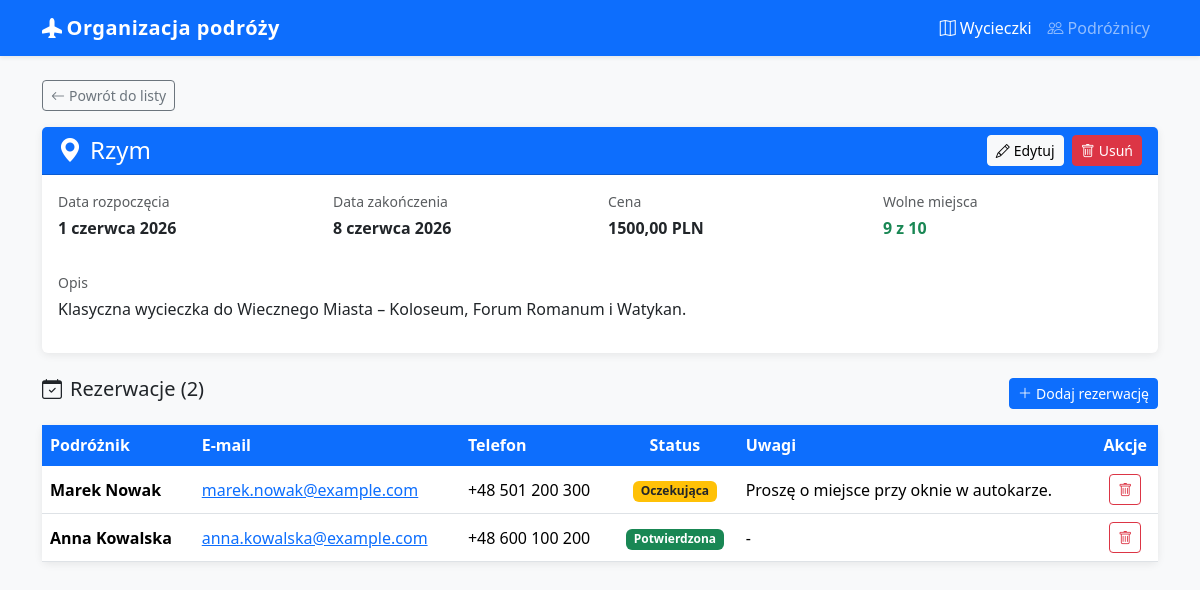
The app's page /trips/1/ with its own data.
### travels/models.py (models this page shows, shortened)
class Trip(models.Model):
    destination = models.CharField('cel podróży', max_length=200)
    description = models.TextField('opis', blank=True)
    start_date = models.DateField('data rozpoczęcia')
    end_date = models.DateField('data zakończenia')
    price = models.DecimalField(
        'cena (PLN)',
        max_digits=8,
        decimal_places=2,
        validators=[MinValueValidator(0)],
    )
    max_participants = models.PositiveIntegerField('maks. uczestników', default=10)
    class Meta:
        ordering = ['start_date']
        verbose_name = 'wycieczka'
        verbose_name_plural = 'wycieczki'
    def spots_left(self):
        confirmed = self.reservations.filter(status='confirmed').count()
        return self.max_participants - confirmed

class Reservation(models.Model):
    STATUS_CHOICES = [
        ('pending', 'Oczekująca'),
        ('confirmed', 'Potwierdzona'),
        ('cancelled', 'Anulowana'),
    ]
    trip = models.ForeignKey(Trip, on_delete=models.CASCADE, related_name='reservations', verbose_name='wycieczka')
    traveler = models.ForeignKey(Traveler, on_delete=models.CASCADE, related_name='reservations', verbose_name='podróżnik')
    created_at = models.DateTimeField('data dodania', auto_now_add=True)
    status = models.CharField('status', max_length=20, choices=STATUS_CHOICES, default='pending')
    notes = models.TextField('uwagi', blank=True)
    class Meta:
        unique_together = ('trip', 'traveler')
        ordering = ['-created_at']
        verbose_name = 'rezerwacja'
        verbose_name_plural = 'rezerwacje'

class Traveler(models.Model):
    first_name = models.CharField('imię', max_length=100)
    last_name = models.CharField('nazwisko', max_length=100)
    email = models.EmailField('e-mail', unique=True)
    phone = models.CharField(
        'telefon',
        max_length=20,
        blank=True,
        validators=[RegexValidator(
            r'^\+?[\d\s\-]{7,20}$',
            'Podaj poprawny numer telefonu (cyfry, spacje, myślniki, opcjonalnie +).'
        )],
    )
    class Meta:
        ordering = ['last_name', 'first_name']
        verbose_name = 'podróżnik'
        verbose_name_plural = 'podróżnicy'
    def __str__(self):
        return f'{self.first_name} {self.last_name}'

### travels/views.py (the view)
# urls.py: path('trips/<int:pk>/', views.trip_detail, name='trip_detail'),
def trip_detail(request, pk):
    trip = get_object_or_404(Trip, pk=pk)
    reservations = trip.reservations.select_related('traveler')
    return render(request, 'travels/trip_detail.html', {
        'trip': trip,
        'reservations': reservations,
    })

### travels/templates/travels/trip_detail.html (shortened to what this page needs)
{% extends "travels/base.html" %}
{% block nav_trips %}active{% endblock %}
{% block content %}
<div class="mb-3">
  <a href="{% url 'trip_list' %}" class="btn btn-sm btn-outline-secondary">
    <i class="bi bi-arrow-left me-1"></i>Powrót do listy
  </a>
</div>
<div class="card mb-4">
  <div class="card-header bg-primary text-white d-flex justify-content-between align-items-center">
    <h4 class="mb-0"><i class="bi bi-geo-alt-fill me-2"></i>{{ trip.destination }}</h4>
    <div>
      <a href="{% url 'trip_edit' trip.pk %}" class="btn btn-sm btn-light me-1">
        <i class="bi bi-pencil me-1"></i>Edytuj
      </a>
      <a href="{% url 'trip_delete' trip.pk %}" class="btn btn-sm btn-danger">
        <i class="bi bi-trash me-1"></i>Usuń
      </a>
    </div>
  </div>
  <div class="card-body">
    <div class="row g-3">
      <div class="col-sm-6 col-lg-3">
        <p class="text-muted mb-1 small">Data rozpoczęcia</p>
        <p class="fw-semibold">{{ trip.start_date }}</p>
      </div>
      <div class="col-sm-6 col-lg-3">
        <p class="text-muted mb-1 small">Data zakończenia</p>
        <p class="fw-semibold">{{ trip.end_date }}</p>
      </div>
      <div class="col-sm-6 col-lg-3">
        <p class="text-muted mb-1 small">Cena</p>
        <p class="fw-semibold">{{ trip.price }} PLN</p>
      </div>
      <div class="col-sm-6 col-lg-3">
        <p class="text-muted mb-1 small">Wolne miejsca</p>
        {% with spots=trip.spots_left %}
          {% if spots > 0 %}
            <p class="fw-semibold text-success">{{ spots }} z {{ trip.max_participants }}</p>
          {% else %}
            <p class="fw-semibold text-danger">Brak wolnych miejsc</p>
          {% endif %}
        {% endwith %}
      </div>
      {% if trip.description %}
      <div class="col-12">
        <p class="text-muted mb-1 small">Opis</p>
        <p>{{ trip.description }}</p>
      </div>
      {% endif %}
    </div>
  </div>
</div>
<div class="d-flex justify-content-between align-items-center mb-3">
  <h5><i class="bi bi-calendar-check me-2"></i>Rezerwacje ({{ reservations.count }})</h5>
  <a href="{% url 'reservation_create' trip.pk %}" class="btn btn-sm btn-primary">
    <i class="bi bi-plus-lg me-1"></i>Dodaj rezerwację
  </a>
</div>
{% if reservations %}
<div class="card">
  <div class="table-responsive">
    <table class="table table-hover align-middle mb-0">
      <thead>
        <tr>
          <th>Podróżnik</th>
          <th>E-mail</th>
          <th>Telefon</th>
          <th class="text-center">Status</th>
          <th>Uwagi</th>
          <th class="text-center">Akcje</th>
        </tr>
      </thead>
      <tbody>
        {% for res in reservations %}
        <tr>
          <td class="fw-semibold">{{ res.traveler }}</td>
          <td><a href="mailto:{{ res.traveler.email }}">{{ res.traveler.email }}</a></td>
          <td>{{ res.traveler.phone|default:"-" }}</td>
          <td class="text-center">
            {% if res.status == 'confirmed' %}
              <span class="badge bg-success">Potwierdzona</span>
            {% elif res.status == 'pending' %}
              <span class="badge bg-warning text-dark">Oczekująca</span>
            {% else %}
              <span class="badge bg-danger">Anulowana</span>
            {% endif %}
          </td>
          <td>{{ res.notes|default:"-" }}</td>
          <td class="text-center">
            <a href="{% url 'reservation_delete' res.pk %}" class="btn btn-sm btn-outline-danger" title="Usuń">
              <i class="bi bi-trash"></i>
            </a>
          </td>
        </tr>
        {% endfor %}
      </tbody>
    </table>
  </div>
</div>
{% else %}
<div class="alert alert-light border">
  <i class="bi bi-info-circle me-1"></i>Brak rezerwacji dla tej wycieczki.
</div>
{% endif %}
{% endblock %}

### travels/templates/travels/base.html (shortened to what this page needs)
<!DOCTYPE html>
<html lang="pl">
<head>
  <link href="https://cdn.jsdelivr.net/npm/bootstrap@5.3.3/dist/css/bootstrap.min.css" rel="stylesheet">
  <link href="https://cdn.jsdelivr.net/npm/bootstrap-icons@1.11.3/font/bootstrap-icons.css" rel="stylesheet">
</head>
<body>
<nav class="navbar navbar-expand-lg navbar-dark bg-primary shadow-sm">
  <div class="container">
    <a class="navbar-brand" href="{% url 'trip_list' %}">
      <i class="bi bi-airplane-fill me-1"></i>Organizacja podróży
    </a>
    <div class="collapse navbar-collapse" id="navMenu">
      <ul class="navbar-nav ms-auto">
        <li class="nav-item">
          <a class="nav-link {% block nav_trips %}{% endblock %}" href="{% url 'trip_list' %}">
            <i class="bi bi-map me-1"></i>Wycieczki
          </a>
        </li>
        <li class="nav-item">
          <a class="nav-link {% block nav_travelers %}{% endblock %}" href="{% url 'traveler_list' %}">
            <i class="bi bi-people me-1"></i>Podróżnicy
          </a>
        </li>
      </ul>
    </div>
  </div>
</nav>
<div class="container py-4">
  {% block content %}{% endblock %}
</div>
</body>
</html>

### travels/templates/travels/base.html (style rules this page uses)
body { background-color: #f8f9fa; }
.navbar-brand { font-weight: 700; letter-spacing: .5px; }
.card { border: none; box-shadow: 0 2px 8px rgba(0,0,0,.08); }
.table thead th { background-color: #0d6efd; color: #fff; border-color: #0d6efd; }

### records on screen
Trip: destination "Rzym", start_date "1 czerwca 2026", end_date "8 czerwca 2026", price "1500,00", max_participants "10", description "Klasyczna wycieczka do Wiecznego Miasta – Koloseum, Forum Romanum i Watykan."
Reservation: traveler "Marek Nowak", traveler.email "marek.nowak@example.com", traveler.phone "+48 501 200 300", status "Oczekująca", notes "Proszę o miejsce przy oknie w autokarze."
Reservation: traveler "Anna Kowalska", traveler.email "anna.kowalska@example.com", traveler.phone "+48 600 100 200", status "Potwierdzona", notes "-"

### other values on screen
{{ spots }} "9"
{{ reservations.count }} "2"
